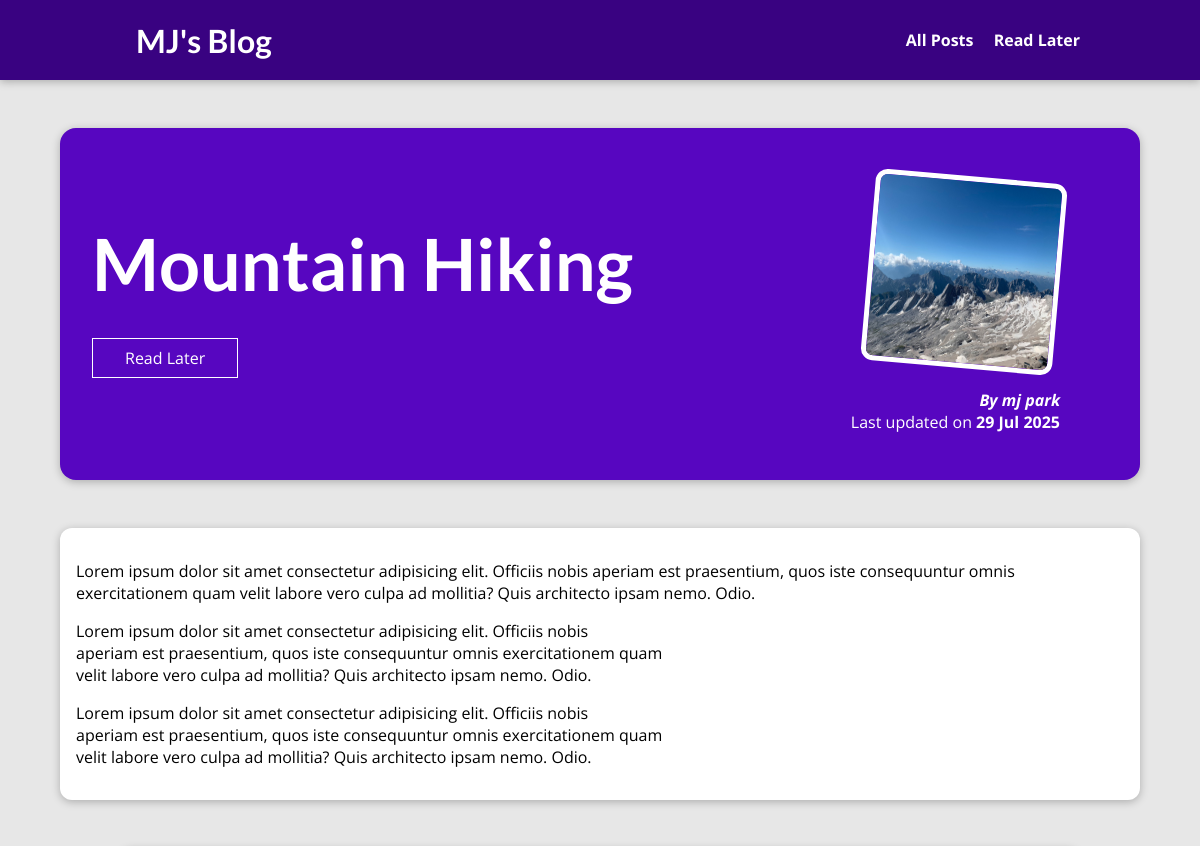
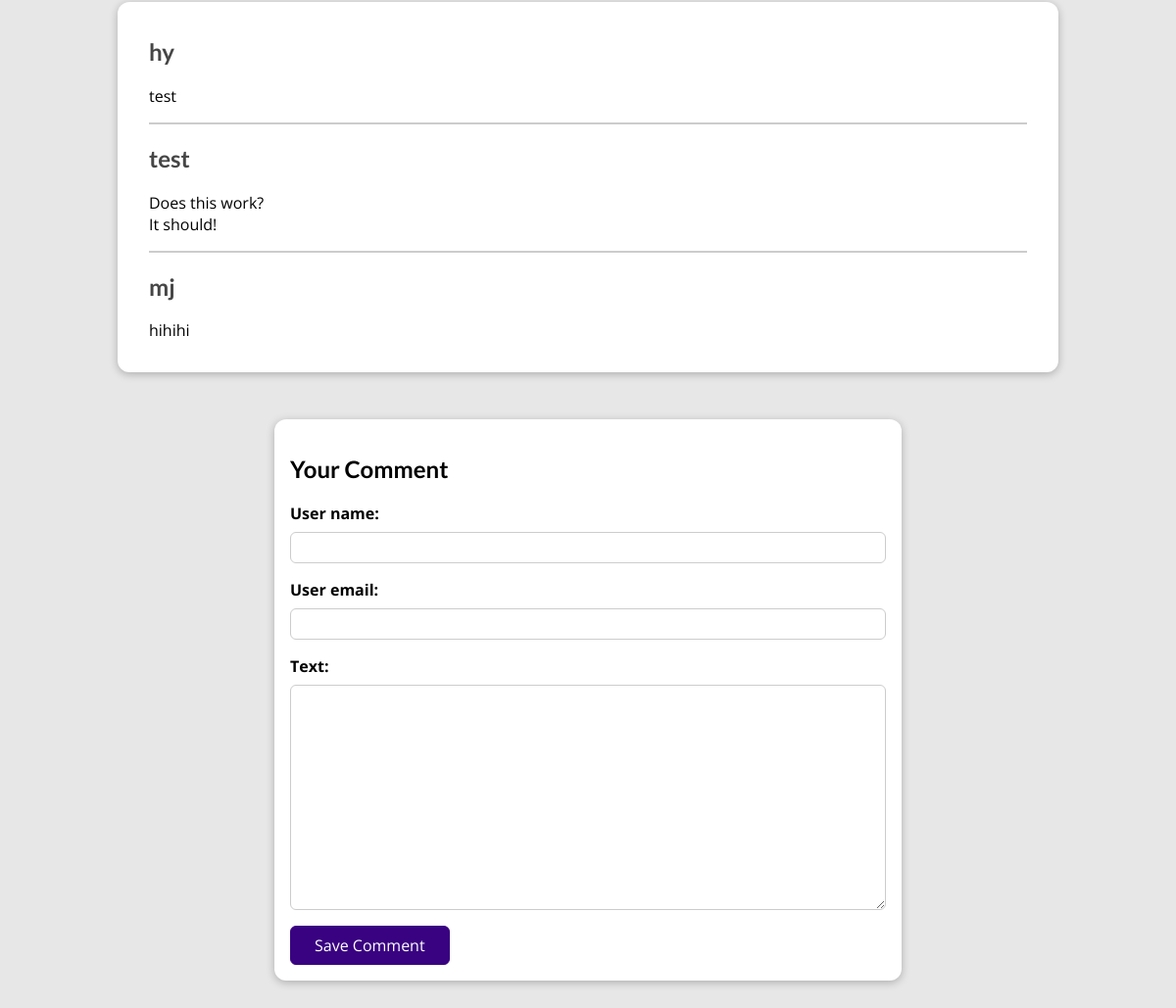
The app's page /posts/mountain-hiking with its own data (2 pictures, top to bottom).
### blog/models.py (models this page shows, shortened)
class Post(models.Model):
    title = models.CharField(max_length=150)
    excerpt = models.CharField(max_length=200)
    image = models.ImageField(upload_to="posts", null=True)
    date = models.DateField(auto_now=True)
    slug = models.SlugField(unique=True, db_index=True)
    content = models.TextField(validators=[MinLengthValidator(10)])
    author = models.ForeignKey(
        Author, on_delete=models.SET_NULL, null=True, related_name="posts")
    tags = models.ManyToManyField(Tag)

class Author(models.Model):
    first_name = models.CharField(max_length=100)
    last_name = models.CharField(max_length=100)
    email_address = models.EmailField()
    def full_name(self):
        return f"{self.first_name} {self.last_name}"
    def __str__(self):
        return self.full_name()

class Comment(models.Model):
    user_name = models.CharField(max_length=120)
    user_email = models.EmailField()
    text = models.TextField(max_length=400, null=True, blank=True)
    post = models.ForeignKey(
        Post, on_delete=models.CASCADE, related_name="comments")

### blog/views.py (the view)
# urls.py: path("posts/<slug:slug>", views.SinglePostView.as_view(), name="post-detail-page"), # dynamic segment (angle bracket), parameter name -> /posts/my-first-post
class SinglePostView(View):
    template_name = "blog/post-detail.html"
    model = Post
    def is_stored_post(self, request, post_id):
        stored_posts = request.session.get("stored_posts")
        if stored_posts is not None:
            is_saved_for_later = post_id in stored_posts
        else:
            is_saved_for_later = False
        return is_saved_for_later
    def get(self, request, slug):
        post = Post.objects.get(slug=slug)
        stored_posts = request.session.get("stored_posts")
        context = {
            "post": post,
            "post_tag": post.tags.all(),
            "comment_form": CommentForm(),
            "comments": post.comments.all().order_by("-id"),
            "saved_for_later": self.is_stored_post(request, post.id)
        }
        return render(request, "blog/post-detail.html", context)
    def post(self, request, slug):
        comment_form = CommentForm(request.POST)
        post = Post.objects.get(slug=slug)
        if comment_form.is_valid():
            comment = comment_form.save(commit=False)
            comment.post = post
            comment.save()
            return HttpResponseRedirect(reverse("post-detail-page", args=[slug]))
        context = {
            "post": post,
            "post_tags": post.tags.all(),
            "comment_form": comment_form,
            "comments": post.comments.all()
        }
        return render(request, "blog/post-detail.html", context)

### blog/forms.py
class CommentForm(forms.ModelForm):
    class Meta:
        model = Comment
        exclude = ["post"]
        label = {
            "user_name": "Your Name",
            "user_email": "Your Email",
            "text": "Your Comment"
        }

### blog/templates/blog/post-detail.html (shortened to what this page needs)
{% extends "base.html" %}
{% load static %}
{% block css_files %}
    <link rel="stylesheet" href="{% static "blog/post-detail.css" %}"/>
{% endblock %}
{% block content %}
<section id="summary">
    <h2>{{post.title}}</h2>
    <div id="read-later">
        <form action="{% url "read-later" %}" method="POST">
        <button>
            {% if saved_for_later %}
                Remove from "Read Later" List
            {% else %}
                Read Later
            {% endif %}
        </button>
        </form>
    </div>
    <article>
        {% if post.image %}
        <img src="{{ post.image.url }}" alt="{{ post.title }}" />
        {% endif %}
        <address>By <a href="mailto:{{post.author.email_address}}">{{ post.author }}</a></address>
        <div>
            Last updated on <time>{{ post.date|date:"d M Y"}}</time>
        </div>
    </article>
</section>
<main>
    {{ post.content|linebreaks }}
</main>
<section id="comments">
    <ul>
        {% for comment in comments %}
            <li>
                <h2>{{ comment.user_name }}</h2>
                <p>{{ comment.text|linebreaks }}</p>
            </li>
        {% endfor %}
    </ul>
</section>
<section id="comment-form">
    <h2>Your Comment</h2>
    <form action="{% url "post-detail-page" post.slug %}" method="POST" novalidate>
        {% for form_field in comment_form %}
            <div class="form-control" {% if form_field.errors %}invalid{% endif %}>
                {{ form_field.label_tag }}
                {{ form_field }}
            </div>
        {% endfor %}
        <button>Save Comment</button>
    </form>
</section>
{% endblock %}

### templates/base.html (shortened to what this page needs)
{% load static %}
<!DOCTYPE html>
<html lang="en">
<head>
    <link rel="stylesheet" href="{% static "app.css" %}">
    {% block css_files %} {% endblock %}
</head>
<body>
    <header id="main-navigation">
        <h1><a href="{%url "starting-page"%}">MJ's Blog</a></h1>
        <nav>
            <a href="{%url "posts-page"%}">All Posts</a>
            <a href="{% url 'read-later' %}">Read Later</a>
        </nav>
    </header>
    {% block content %}
    {% endblock %}
</body>
</html>

### static/app.css (style rules this page uses)
* { box-sizing: border-box; }
html { font-family: 'Open Sans', 'Lato', sans-serif; }
body { margin: 0; }
h1, h2, h3 { font-family: 'Lato', sans-serif; font-weight: bold; }
#main-navigation { width: 100%; height: 5rem; display: flex; justify-content: space-between; align-items: center; padding: 0 10%; position: absolute; top: 0; left: 0; }
#main-navigation a { text-decoration: none; color: white; font-weight: bold; margin-left: 1rem; }

### blog/static/blog/post-detail.css (style rules this page uses)
body { background-color: #e7e7e7; }
#main-navigation { background-color: #390281; box-shadow: 0 2px 8px rgba(0, 0, 0, 0.25); }
#summary { margin: 8rem auto 3rem auto; padding: 2rem; width: 90%; max-width: 90rem; border-radius: 16px; background-color: #5706c0; position: relative; box-shadow: 0 2px 8px rgba(0, 0, 0, 0.25); height: 22rem; }
#summary h2 { color: white; font-size: 4.5rem; margin-bottom: 0.25rem; }
#summary article { position: absolute; top: 2rem; right: 3rem; padding: 1rem 2rem; border-radius: 12px; text-align: right; color: white; }
#summary article img { width: 12rem; height: 12rem; border-radius: 12px; transform: rotateZ(5deg); border: 5px solid white; margin-bottom: 1rem; }
#summary address { font-weight: bold; }
#summary a { color: white; text-decoration: none; }
#summary time { font-weight: bold; }
#read-later { margin: 2rem 0; }
#read-later button { background-color: transparent; border: 1px solid white; padding: 0.5rem 2rem; font: inherit; color: white; cursor: pointer; }
main { width: 90%; max-width: 90rem; margin: 3rem auto; background-color: white; padding: 1rem; border-radius: 12px; box-shadow: 0 2px 8px rgba(0, 0, 0, 0.25); }
#comment-form { margin: 3rem auto; width: 90%; max-width: 40rem; border-radius: 12px; background-color: white; box-shadow: 0 2px 8px rgba(0, 0, 0, 0.25); padding: 1rem; }
#comment-form button { font: inherit; background-color: #390281; color: white; border: 1px solid #390281; padding: 0.5rem 1.5rem; border-radius: 6px; cursor: pointer; }
.form-control { margin-bottom: 1rem; }
.form-control label { font-weight: bold; margin-bottom: 0.5rem; display: block; }
.form-control input, .form-control textarea { display: block; width: 100%; font: inherit; padding: 0.25rem; border-radius: 6px; border: 1px solid #ccc; }
#comments { margin: 3rem auto; width: 90%; max-width: 60rem; border-radius: 12px; background-color: white; box-shadow: 0 2px 8px rgba(0, 0, 0, 0.25); padding: 1rem 2rem; }
#comments ul { list-style: none; margin: 0; padding: 0; }
#comments li { margin-bottom: 1rem; border-bottom: 2px solid #ccc; }
#comments li:last-of-type { border-bottom: none; }
#comments h2 { color: #464646; }

### records on screen
Post: title "Mountain Hiking", image (picture), author "mj park", date "29 Jul 2025", content "Lorem ipsum dolor sit amet consectetur adipisicing elit. Officiis nobis aperiam est praesentium, quos iste consequuntur omnis exercitationem quam velit labore vero culpa ad mollitia? Quis architecto ipsam nemo. Odio. Lorem ipsum dolor sit amet consectetur adipisicing elit. Officiis nobis aperiam est praesentium, quos iste consequuntur omnis exercitationem quam velit labore vero culpa ad mollitia? Quis architecto ipsam nemo. Odio. Lorem ipsum dolor sit amet consectetur adipisicing elit. Officiis nobis aperiam est praesentium, quos iste consequuntur omnis exercitationem quam velit labore vero culpa ad mollitia? Quis architecto ipsam nemo. Odio."
Comment: user_name "hy", text "test"
Comment: user_name "test", text "Does this work? It should!"
Comment: user_name "mj", text "hihihi"
